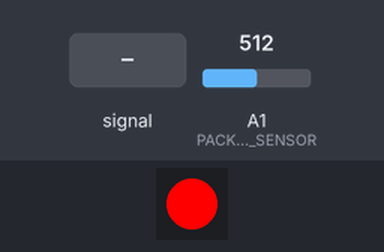
A sketch run on a simulated Arduino Mega 2560, built with avr-gcc and run on an emulated ATmega2560. On the bench: 1 RGB LEDs in strip order, left to right. Inputs (shaded band) come from the test bench; at power-on: A1 (PACKAGE_SENSOR) = 512.

Above: at 1.2 s.
1.3 s: A1 (PACKAGE_SENSOR) fed a 200 Hz sine of ±255 counts around its level
At 4.2 s:
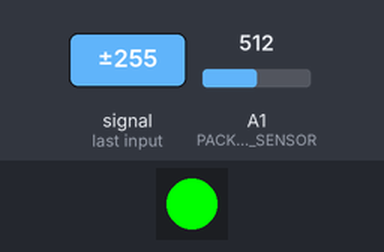
4.3 s: A1 (PACKAGE_SENSOR) set to 390
5.8 s: A1 (PACKAGE_SENSOR) set to 410
At 7.0 s:
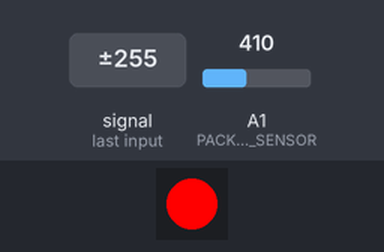
7.3 s: A1 (PACKAGE_SENSOR) set to 306
At 8.1 s:
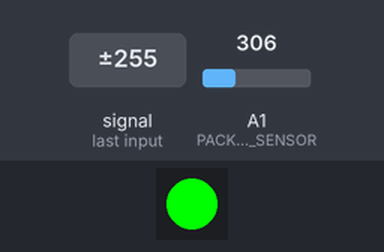
Timing chart, 0 to 9.8 s (numbered marks = the images above; inputs shaded):
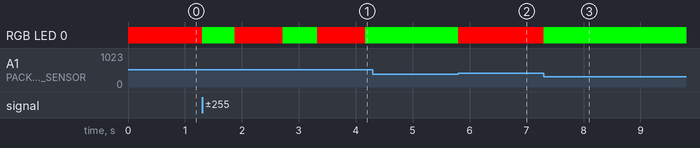

Measured:
- after the input at 1.3 s, RGB LED 0: alternates RGB(255, 0, 0) for 0.84 s and RGB(0, 255, 0) for 0.59 s, starting at once
- after the input at 4.3 s, every drawn part: stays the same
- after the input at 5.8 s, RGB LED 0: RGB(0, 255, 0) → RGB(255, 0, 0) at once
- after the input at 7.3 s, RGB LED 0: RGB(255, 0, 0) → RGB(0, 255, 0) at once

The sketch:

package-sensor-test.ino
```cpp
#include <Adafruit_NeoPixel.h>

#define LED 38
#define PACKAGE_SENSOR 1
Adafruit_NeoPixel pixels(1, LED, NEO_GRB + NEO_KHZ800);

bool go = false;

void setup() {
  pixels.begin();

  pinMode(PACKAGE_SENSOR, INPUT);
  pinMode(LED, OUTPUT);
}

void loop() {
  pixels.clear();

  int package_sensor_value = analogRead(PACKAGE_SENSOR);

  if (package_sensor_value <= 400) {
    pixels.setPixelColor(0, pixels.Color(0, 255, 0));
    pixels.show();
  } else {
    pixels.setPixelColor(0, pixels.Color(255, 0, 0));
    pixels.show();
  }
}
```
